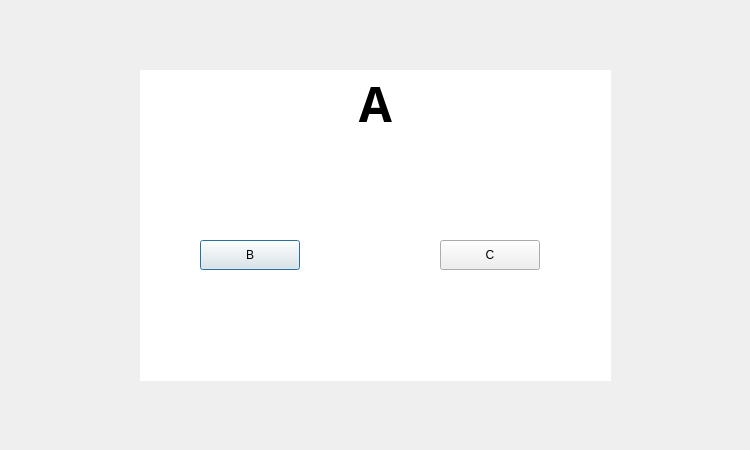
<?xml version="1.0" encoding="UTF-8"?>
<ui version="4.0">
 <class>switchA</class>
 <widget class="QDialog" name="switchA">
  <property name="geometry">
   <rect>
    <x>0</x>
    <y>0</y>
    <width>750</width>
    <height>450</height>
   </rect>
  </property>
  <property name="windowTitle">
   <string>switchA</string>
  </property>
  <property name="layoutDirection">
   <enum>Qt::LeftToRight</enum>
  </property>
  <widget class="QPushButton" name="bnt_B">
   <property name="geometry">
    <rect>
     <x>200</x>
     <y>240</y>
     <width>100</width>
     <height>30</height>
    </rect>
   </property>
   <property name="layoutDirection">
    <enum>Qt::RightToLeft</enum>
   </property>
   <property name="text">
    <string>B</string>
   </property>
  </widget>
  <widget class="QLabel" name="label">
   <property name="geometry">
    <rect>
     <x>140</x>
     <y>70</y>
     <width>471</width>
     <height>311</height>
    </rect>
   </property>
   <property name="font">
    <font>
     <family>微软雅黑</family>
     <pointsize>36</pointsize>
     <weight>75</weight>
     <bold>true</bold>
    </font>
   </property>
   <property name="layoutDirection">
    <enum>Qt::RightToLeft</enum>
   </property>
   <property name="styleSheet">
    <string notr="true">background-color: rgb(255, 255, 255);</string>
   </property>
   <property name="text">
    <string>A</string>
   </property>
   <property name="alignment">
    <set>Qt::AlignHCenter|Qt::AlignTop</set>
   </property>
  </widget>
  <widget class="QPushButton" name="bnt_C">
   <property name="geometry">
    <rect>
     <x>440</x>
     <y>240</y>
     <width>100</width>
     <height>30</height>
    </rect>
   </property>
   <property name="layoutDirection">
    <enum>Qt::RightToLeft</enum>
   </property>
   <property name="text">
    <string>C</string>
   </property>
  </widget>
  <zorder>label</zorder>
  <zorder>bnt_B</zorder>
  <zorder>bnt_C</zorder>
 </widget>
 <resources/>
 <connections/>
</ui>
